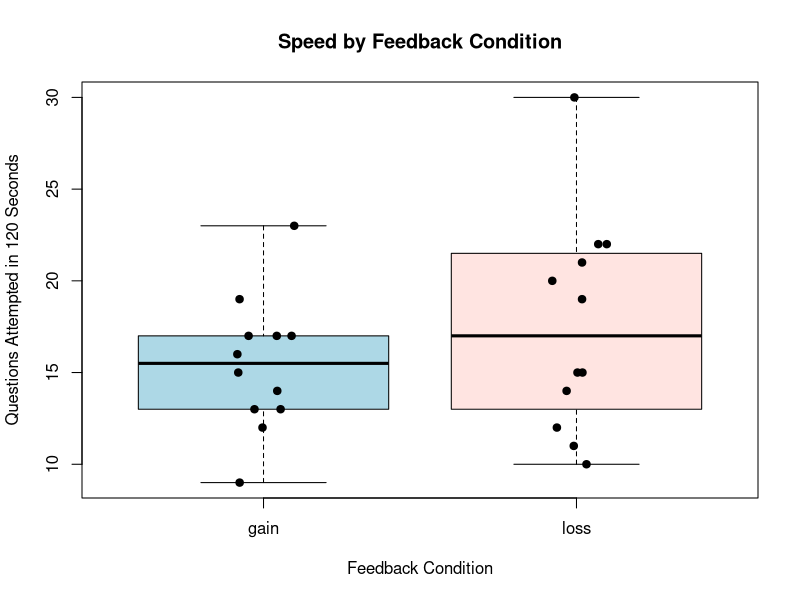
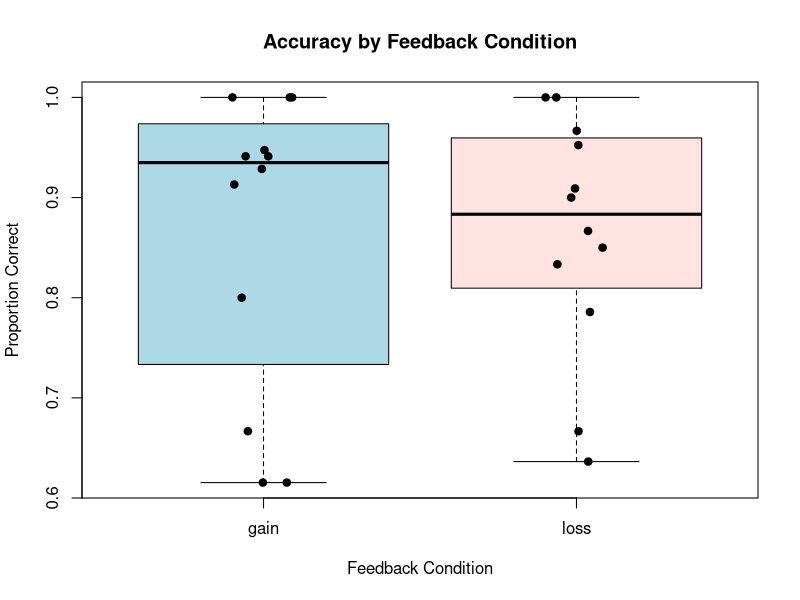
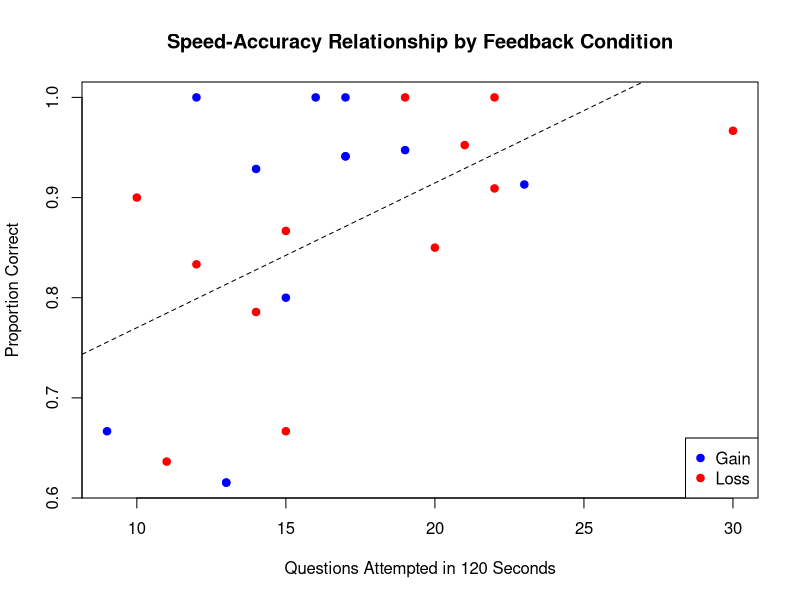
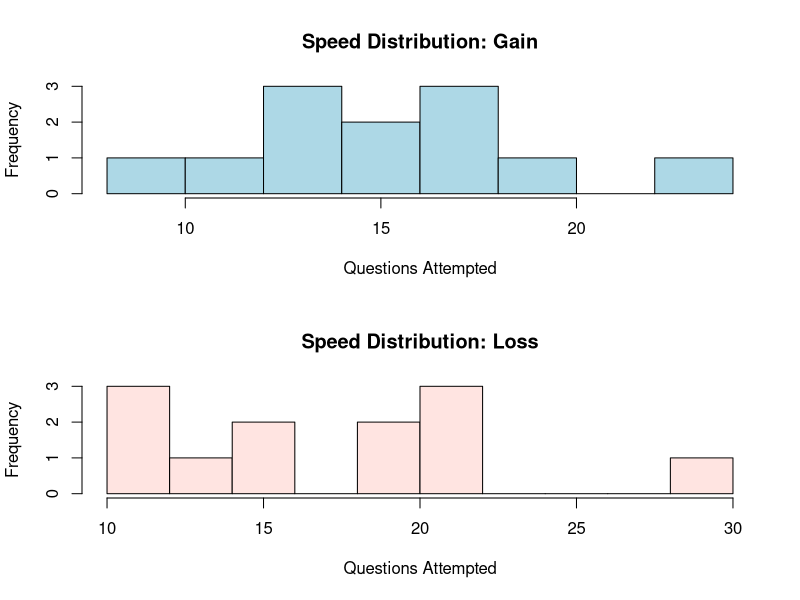
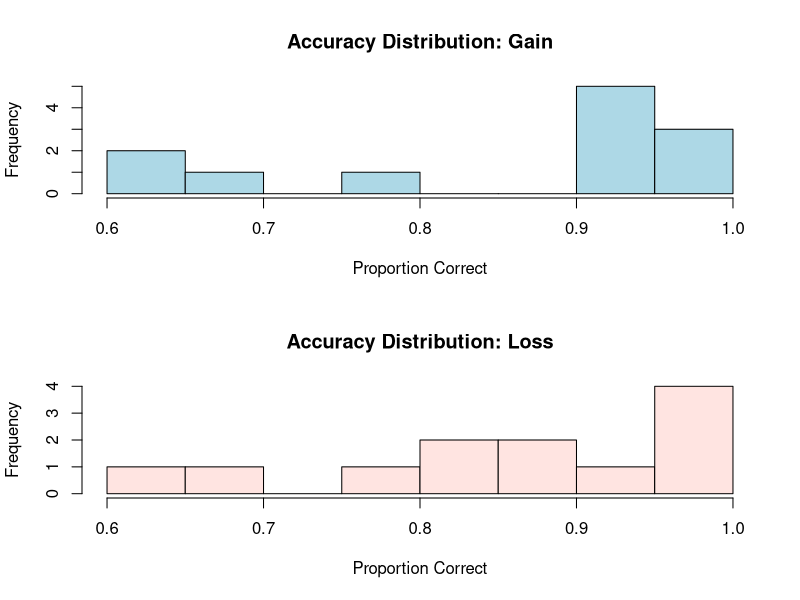
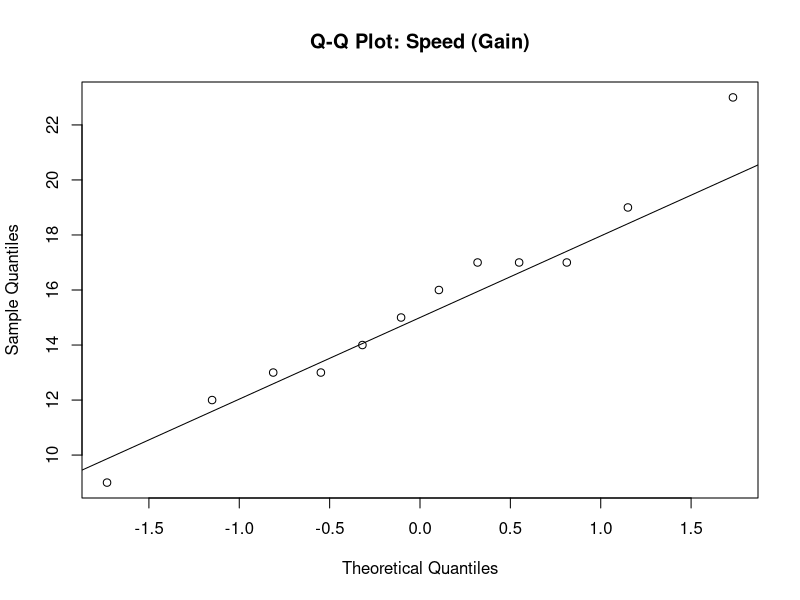
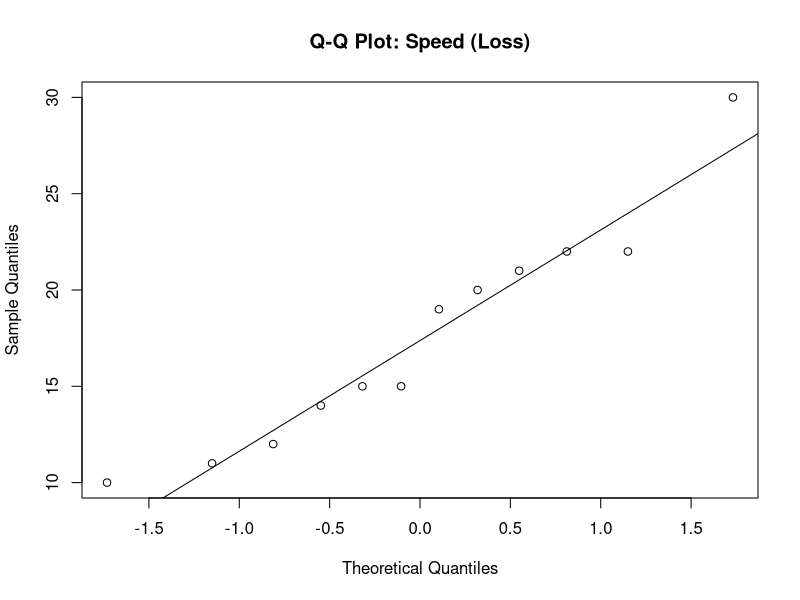
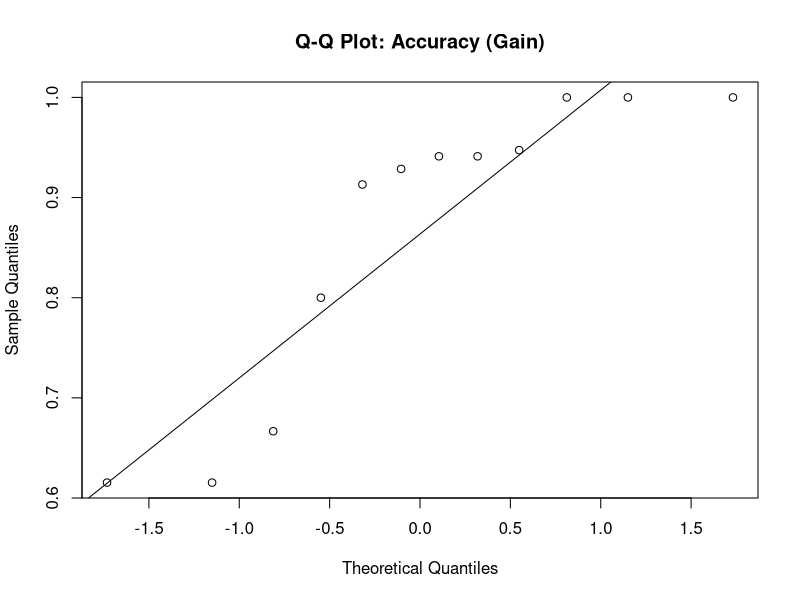

The R script that drew these images, in order:
# ============================================================
# MIE 286 Final Report R Script
# Topic: Effect of Gain vs. Loss Feedback on Task Performance
# Data file: mie_zetamac_data.csv
# NOTE: This version is designed for your aggregated participant CSV
#       with columns:
#       condition, participant_id, Count of user_answer, Sum of is_correct
#       and blank condition cells from spreadsheet merged rows.
# No packages required (base R only).
# ============================================================

# ----------------------------
# 1. Import data
# ----------------------------
raw_data <- read.csv(
  "mie_zetamac_data.csv",
  stringsAsFactors = FALSE,
  skip = 2,
  check.names = FALSE
)
names(raw_data) <- trimws(names(raw_data))

cat("Imported columns:\n")
print(names(raw_data))

# ----------------------------
# 2. Clean and format variables
# ----------------------------
# Fill down condition values (for merged-cell style exports).
raw_data$condition <- tolower(trimws(as.character(raw_data$condition)))
for (i in seq_along(raw_data$condition)) {
  if ((is.na(raw_data$condition[i]) || raw_data$condition[i] == "") && i > 1) {
    raw_data$condition[i] <- raw_data$condition[i - 1]
  }
}

raw_data$participant_id <- trimws(as.character(raw_data$participant_id))
raw_data$questions_attempted <- as.numeric(raw_data$`Count of user_answer`)
raw_data$num_correct <- as.numeric(raw_data$`Sum of is_correct`)

# Keep participant rows only (drop totals rows).
data_clean <- raw_data[grepl("^P-", raw_data$participant_id), ]

# Keep only gain/loss.
data_clean <- data_clean[data_clean$condition %in% c("gain", "loss"), ]

# Remove missing numeric rows.
data_clean <- data_clean[!is.na(data_clean$questions_attempted) &
                         !is.na(data_clean$num_correct), ]

# Core metrics.
data_clean$accuracy <- data_clean$num_correct / data_clean$questions_attempted
data_clean$speed_q_per_s <- data_clean$questions_attempted / 120
data_clean$speed_q_per_min <- data_clean$questions_attempted / 2
data_clean$condition <- factor(data_clean$condition, levels = c("gain", "loss"))

cat("\nNumber of participant rows:", nrow(data_clean), "\n")
cat("Number of unique participants:", length(unique(data_clean$participant_id)), "\n")
cat("Participants by condition:\n")
print(table(data_clean$condition))

# This CSV has no item-level response times, so keep NA placeholders.
data_clean$mean_response_time_ms <- NA_real_
data_clean$median_response_time_ms <- NA_real_

# ----------------------------
# 3. Participant-level dataset
# ----------------------------
# Already participant-level, but keep structure expected by later sections.
participant_data <- data_clean[, c(
  "participant_id", "condition", "questions_attempted", "num_correct",
  "accuracy", "speed_q_per_s", "speed_q_per_min",
  "mean_response_time_ms", "median_response_time_ms"
)]

cat("\nParticipant-level dataset:\n")
print(participant_data)

write.csv(participant_data, "participant_level_data.csv", row.names = FALSE)

# ----------------------------
# 4. Descriptive statistics by condition
# ----------------------------
conditions <- levels(participant_data$condition)

desc_stats <- data.frame(
  condition = character(),
  n = numeric(),
  mean_attempted = numeric(),
  sd_attempted = numeric(),
  median_attempted = numeric(),
  min_attempted = numeric(),
  max_attempted = numeric(),
  mean_accuracy = numeric(),
  sd_accuracy = numeric(),
  median_accuracy = numeric(),
  min_accuracy = numeric(),
  max_accuracy = numeric(),
  mean_correct = numeric(),
  sd_correct = numeric(),
  mean_rt_ms = numeric(),
  sd_rt_ms = numeric(),
  stringsAsFactors = FALSE
)

for (cond in conditions) {
  sub <- participant_data[participant_data$condition == cond, ]
  desc_stats <- rbind(
    desc_stats,
    data.frame(
      condition = cond,
      n = nrow(sub),
      mean_attempted = mean(sub$questions_attempted),
      sd_attempted = sd(sub$questions_attempted),
      median_attempted = median(sub$questions_attempted),
      min_attempted = min(sub$questions_attempted),
      max_attempted = max(sub$questions_attempted),
      mean_accuracy = mean(sub$accuracy),
      sd_accuracy = sd(sub$accuracy),
      median_accuracy = median(sub$accuracy),
      min_accuracy = min(sub$accuracy),
      max_accuracy = max(sub$accuracy),
      mean_correct = mean(sub$num_correct),
      sd_correct = sd(sub$num_correct),
      mean_rt_ms = NA_real_,
      sd_rt_ms = NA_real_,
      stringsAsFactors = FALSE
    )
  )
}

cat("\nDescriptive statistics by condition:\n")
print(desc_stats)
write.csv(desc_stats, "descriptive_statistics_by_condition.csv", row.names = FALSE)

# ----------------------------
# 5. Figure 1: Speed by condition
# ----------------------------
png("Figure1_Speed_by_Condition.png", width = 900, height = 700)
boxplot(
  questions_attempted ~ condition,
  data = participant_data,
  main = "Speed by Feedback Condition",
  xlab = "Feedback Condition",
  ylab = "Questions Attempted in 120 Seconds",
  col = c("lightblue", "mistyrose")
)
stripchart(
  questions_attempted ~ condition,
  data = participant_data,
  vertical = TRUE,
  method = "jitter",
  pch = 19,
  add = TRUE
)
dev.off()

# ----------------------------
# 6. Figure 2: Accuracy by condition
# ----------------------------
png("Figure2_Accuracy_by_Condition.png", width = 900, height = 700)
boxplot(
  accuracy ~ condition,
  data = participant_data,
  main = "Accuracy by Feedback Condition",
  xlab = "Feedback Condition",
  ylab = "Proportion Correct",
  col = c("lightblue", "mistyrose")
)
stripchart(
  accuracy ~ condition,
  data = participant_data,
  vertical = TRUE,
  method = "jitter",
  pch = 19,
  add = TRUE
)
dev.off()

# ----------------------------
# 7. Figure 3: Speed-accuracy relationship
# ----------------------------
png("Figure3_Speed_Accuracy_Relationship.png", width = 900, height = 700)
plot(
  participant_data$questions_attempted,
  participant_data$accuracy,
  col = ifelse(participant_data$condition == "gain", "blue", "red"),
  pch = 19,
  xlab = "Questions Attempted in 120 Seconds",
  ylab = "Proportion Correct",
  main = "Speed-Accuracy Relationship by Feedback Condition"
)
legend("bottomright", legend = c("Gain", "Loss"), col = c("blue", "red"), pch = 19)
abline(lm(accuracy ~ questions_attempted, data = participant_data), lty = 2)
dev.off()

# ----------------------------
# 8. Appendix histograms
# ----------------------------
png("Appendix_Figure_Speed_Histograms.png", width = 900, height = 900)
par(mfrow = c(2, 1))
hist(
  participant_data$questions_attempted[participant_data$condition == "gain"],
  main = "Speed Distribution: Gain",
  xlab = "Questions Attempted",
  col = "lightblue",
  breaks = 8
)
hist(
  participant_data$questions_attempted[participant_data$condition == "loss"],
  main = "Speed Distribution: Loss",
  xlab = "Questions Attempted",
  col = "mistyrose",
  breaks = 8
)
dev.off()

png("Appendix_Figure_Accuracy_Histograms.png", width = 900, height = 900)
par(mfrow = c(2, 1))
hist(
  participant_data$accuracy[participant_data$condition == "gain"],
  main = "Accuracy Distribution: Gain",
  xlab = "Proportion Correct",
  col = "lightblue",
  breaks = 8
)
hist(
  participant_data$accuracy[participant_data$condition == "loss"],
  main = "Accuracy Distribution: Loss",
  xlab = "Proportion Correct",
  col = "mistyrose",
  breaks = 8
)
dev.off()
par(mfrow = c(1, 1))

# ----------------------------
# 9. Assumption checks
# ----------------------------
cat("\n=============================\n")
cat("ASSUMPTION CHECKS\n")
cat("=============================\n")

cat("\nShapiro-Wilk tests for speed:\n")
print(by(participant_data$questions_attempted, participant_data$condition, shapiro.test))

cat("\nShapiro-Wilk tests for accuracy:\n")
print(by(participant_data$accuracy, participant_data$condition, shapiro.test))

cat("\n--- Summary (Shapiro-Wilk p-values) ---\n")
sh_speed <- by(participant_data$questions_attempted, participant_data$condition, shapiro.test)
sh_acc <- by(participant_data$accuracy, participant_data$condition, shapiro.test)
print(
  data.frame(
    condition = names(sh_speed),
    shapiro_p_speed = sapply(sh_speed, function(x) x$p.value),
    shapiro_p_accuracy = sapply(sh_acc, function(x) x$p.value),
    row.names = NULL
  )
)

levene_median_test <- function(y, group) {
  group <- as.factor(group)
  med <- tapply(y, group, median, na.rm = TRUE)
  z <- abs(y - med[group])
  fit <- aov(z ~ group)
  p <- summary(fit)[[1]][["Pr(>F)"]][1]
  list(p.value = p, aov = fit)
}

cat("\nLevene (median-centered) tests for equal variances:\n")
lv_speed <- levene_median_test(participant_data$questions_attempted, participant_data$condition)
lv_acc <- levene_median_test(participant_data$accuracy, participant_data$condition)
cat("Speed (questions_attempted): p =", lv_speed$p.value, "\n")
cat("Accuracy: p =", lv_acc$p.value, "\n")

png("Appendix_QQplot_Speed_Gain.png", width = 900, height = 700)
qqnorm(
  participant_data$questions_attempted[participant_data$condition == "gain"],
  main = "Q-Q Plot: Speed (Gain)"
)
qqline(participant_data$questions_attempted[participant_data$condition == "gain"])
dev.off()

png("Appendix_QQplot_Speed_Loss.png", width = 900, height = 700)
qqnorm(
  participant_data$questions_attempted[participant_data$condition == "loss"],
  main = "Q-Q Plot: Speed (Loss)"
)
qqline(participant_data$questions_attempted[participant_data$condition == "loss"])
dev.off()

png("Appendix_QQplot_Accuracy_Gain.png", width = 900, height = 700)
qqnorm(
  participant_data$accuracy[participant_data$condition == "gain"],
  main = "Q-Q Plot: Accuracy (Gain)"
)
qqline(participant_data$accuracy[participant_data$condition == "gain"])
dev.off()

png("Appendix_QQplot_Accuracy_Loss.png", width = 900, height = 700)
qqnorm(
  participant_data$accuracy[participant_data$condition == "loss"],
  main = "Q-Q Plot: Accuracy (Loss)"
)
qqline(participant_data$accuracy[participant_data$condition == "loss"])
dev.off()

# ----------------------------
# 10. Inferential tests
# ----------------------------
cat("\n=============================\n")
cat("INFERENTIAL TESTS\n")
cat("=============================\n")

cat("\nHypotheses (two-tailed):\n")
cat("Speed (questions_attempted):\n")
cat("  H0: mean/median speed is equal between gain and loss conditions.\n")
cat("  HA: mean/median speed differs between gain and loss conditions.\n")
cat("Accuracy (proportion correct):\n")
cat("  H0: mean/median accuracy is equal between gain and loss conditions.\n")
cat("  HA: mean/median accuracy differs between gain and loss conditions.\n")
cat("Note: Welch tests compare means; Mann-Whitney compares central tendency/ranks.\n")

# Automatic decision rule based on Shapiro-Wilk:
# if BOTH condition groups have p > 0.05, use Welch t-test as primary;
# otherwise use Mann-Whitney as primary.
normal_speed <- all(sapply(sh_speed, function(x) x$p.value > 0.05))
normal_accuracy <- all(sapply(sh_acc, function(x) x$p.value > 0.05))

cat("\n--- Recommended tests (auto-selected from normality checks) ---\n")
cat("Speed recommended test:",
    ifelse(normal_speed, "Welch t-test (approximately normal)", "Mann-Whitney (non-normal)"),
    "\n")
cat("Accuracy recommended test:",
    ifelse(normal_accuracy, "Welch t-test (approximately normal)", "Mann-Whitney (non-normal)"),
    "\n")

# Speed tests
if (normal_speed) {
  cat("\nPrimary test for speed: Welch t-test\n")
  primary_speed <- t.test(questions_attempted ~ condition, data = participant_data)
} else {
  cat("\nPrimary test for speed: Mann-Whitney\n")
  primary_speed <- wilcox.test(questions_attempted ~ condition, data = participant_data, exact = FALSE)
}
print(primary_speed)

# Accuracy tests
if (normal_accuracy) {
  cat("\nPrimary test for accuracy: Welch t-test\n")
  primary_accuracy <- t.test(accuracy ~ condition, data = participant_data)
} else {
  cat("\nPrimary test for accuracy: Mann-Whitney\n")
  primary_accuracy <- wilcox.test(accuracy ~ condition, data = participant_data, exact = FALSE)
}
print(primary_accuracy)

# Also print the alternate tests for transparency.
cat("\nAlternate test for speed (for robustness):\n")
if (normal_speed) {
  alt_speed <- wilcox.test(questions_attempted ~ condition, data = participant_data, exact = FALSE)
} else {
  alt_speed <- t.test(questions_attempted ~ condition, data = participant_data)
}
print(alt_speed)

cat("\nAlternate test for accuracy (for robustness):\n")
if (normal_accuracy) {
  alt_accuracy <- wilcox.test(accuracy ~ condition, data = participant_data, exact = FALSE)
} else {
  alt_accuracy <- t.test(accuracy ~ condition, data = participant_data)
}
print(alt_accuracy)

# ----------------------------
# 11. Speed-accuracy correlations
# ----------------------------
cat("\n=============================\n")
cat("SPEED-ACCURACY CORRELATION\n")
cat("=============================\n")

cat("\nPearson correlation across all participants\n")
cor_all_pearson <- cor.test(participant_data$questions_attempted, participant_data$accuracy, method = "pearson")
print(cor_all_pearson)

cat("\nSpearman correlation across all participants\n")
cor_all_spearman <- cor.test(participant_data$questions_attempted, participant_data$accuracy, method = "spearman")
print(cor_all_spearman)

cat("\nPearson correlation for gain condition\n")
gain_data <- participant_data[participant_data$condition == "gain", ]
cor_gain <- cor.test(gain_data$questions_attempted, gain_data$accuracy, method = "pearson")
print(cor_gain)

cat("\nPearson correlation for loss condition\n")
loss_data <- participant_data[participant_data$condition == "loss", ]
cor_loss <- cor.test(loss_data$questions_attempted, loss_data$accuracy, method = "pearson")
print(cor_loss)

# ----------------------------
# 12. Optional operation analysis
# ----------------------------
cat("\nOperation-level analysis skipped: current CSV is participant-level aggregate and has no operation column.\n")

# ----------------------------
# 13. Done
# ----------------------------
cat("\nAnalysis complete. Files saved to working directory.\n")
